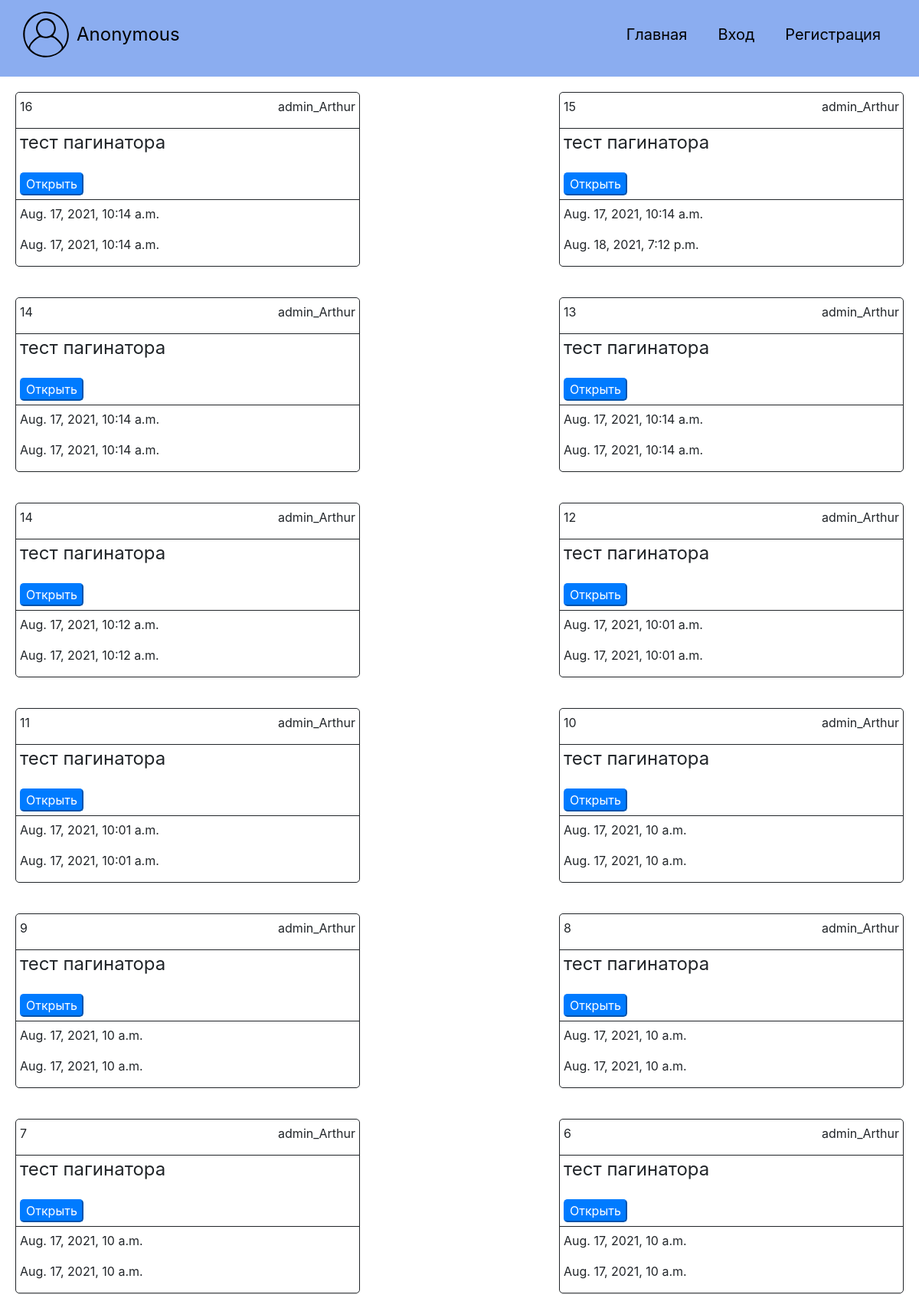
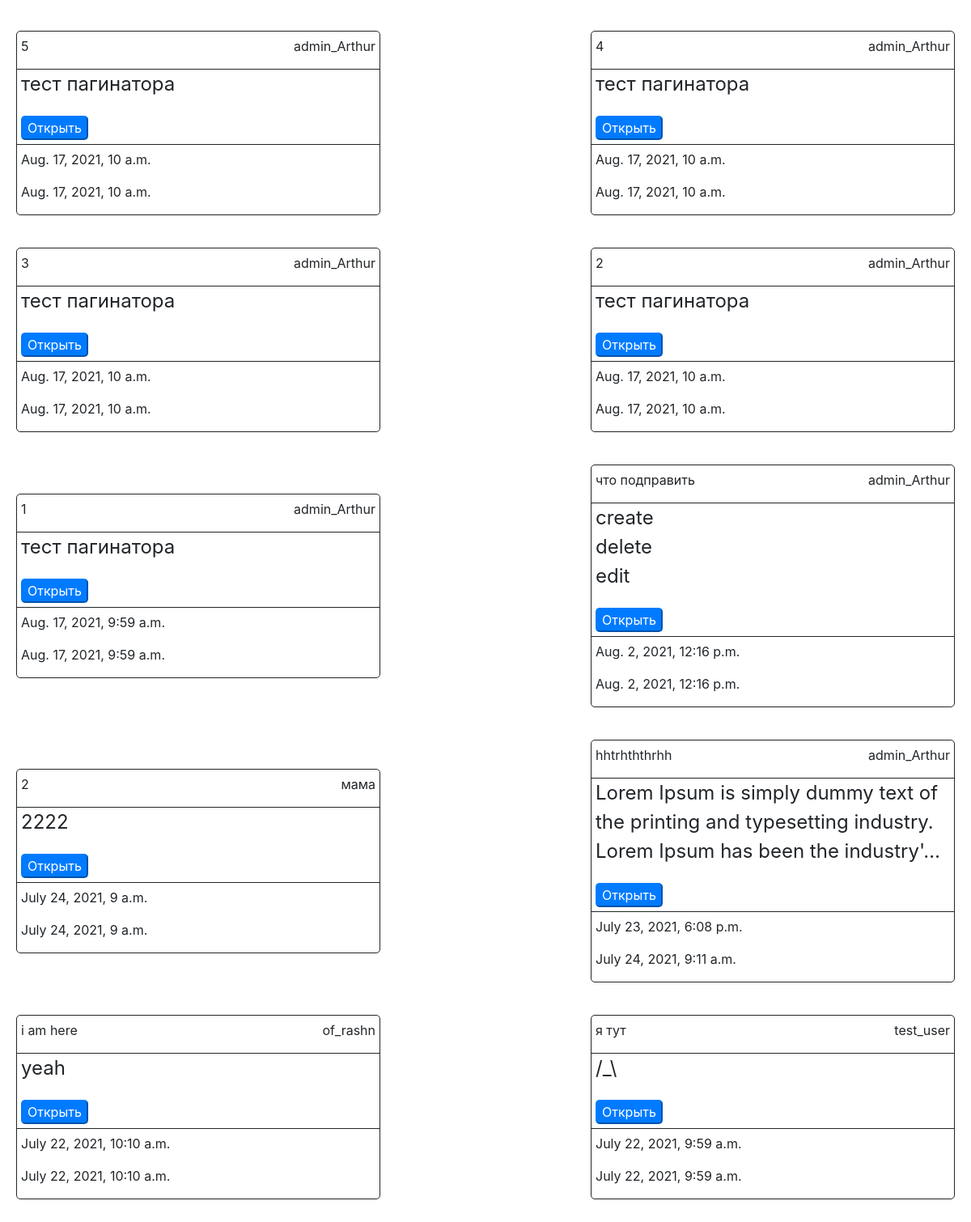
Screenshot of /public/ with the database file from the repository (2 pictures, top to bottom).
### note_system/models.py (models this page shows, shortened)
class Note(models.Model):
    theme = models.CharField(max_length=40, blank='False')
    text = models.TextField()
    username = models.ForeignKey(User, on_delete=models.CASCADE, related_name='notes', null=True, verbose_name='username')
    is_public = models.BooleanField()
    created_at = models.DateTimeField(auto_now_add=True)
    modified_at = models.DateTimeField(auto_now=True)

### accounts/models.py (models this page shows)
class User(AbstractUser):
    email = models.EmailField(_('email address'), unique=True)

### note_system/views.py (the view)
# urls.py: path('public/', public_view, name='public'),
def public_view(request):
    context = {
        'notes': Note.objects.order_by('-created_at').filter(is_public=True),
    }
    return render(request, "note_system/note_pages/public_notes.html", context=context)

### note_system/templates/note_system/note_pages/public_notes.html (shortened to what this page needs)
{% extends 'base.html' %}
{% load static %}
{% block main %}
    <div class="main">
        {% for section in notes %}
            {% url 'note' section.id as link %}
            {% include 'note_system/note_sections/note_section.html' with theme=section.theme username=section.username text=section.text created_at=section.created_at modified_at=section.modified_at %}
        {% endfor %}
        <div class="container-xl">
        </div>
        <div class="container-xl">
        </div>
    </div>
{% endblock %}

### note_system/templates/note_system/note_sections/note_section.html
        <div class="container-xl">
            <div class="main__card-1">
               <div class="main__card__top">
                   <div class="main__card__top__text">
                        <p>{{ theme|default:'Без названия'|truncatechars:30 }}</p>
                        <p>{{ username }}</p>
                    </div>
                </div>
                <p class="main__card__text">{{ text|linebreaksbr|truncatechars:115 }}</p>
                <a href={{ link }}><button type="button" class="main__card__button btn-primary">Открыть</button></a>
                 <div class="main__card__bottom">
                    <p>{{ created_at }}</p>
                    <p>{{ modified_at }}</p>
                </div>
            </div>
        </div>

### static/css/style.css (style rules this page uses)
body { min-height: 100vh; text-decoration:none; }
.main { display: flex; margin: auto; justify-content: space-between; flex-wrap: wrap; align-items: center; max-width: 1500px; }
.main__card-1 { margin: 20px; min-height: fit-content; width: 450px; border-style: solid; border-width: 1px; border-radius: 5px; }
.main__card__top { height: fit-content; width: 100%; border-bottom-style:solid; border-bottom-width: 1px; }
.main__card__top__text { margin-top: 6px; margin-left: 5px; margin-right: 5px; display: flex; justify-content: space-between; align-items: center; }
.main__card__text { width: 449px; overflow-wrap: break-word; margin-left: 5px; font-size: 24px; }
.main__card__button { border-radius: 5px; margin: 5px }
.main__card__bottom { border-top-style: solid; border-top-width: 1px; max-height: fit-content; }
.main__card__bottom > p { margin-top: 6px; margin-left: 5px; max-height: fit-content; }

### rows the page displays
Note: theme "16", text "тест пагинатора", created_at "Aug. 17, 2021, 10:14 a.m.", modified_at "Aug. 17, 2021, 10:14 a.m."
User: username "admin_Arthur"
Note: theme "15", text "тест пагинатора", created_at "Aug. 17, 2021, 10:14 a.m.", modified_at "Aug. 18, 2021, 7:12 p.m."
Note: theme "14", text "тест пагинатора", created_at "Aug. 17, 2021, 10:14 a.m.", modified_at "Aug. 17, 2021, 10:14 a.m."
Note: theme "13", text "тест пагинатора", created_at "Aug. 17, 2021, 10:14 a.m.", modified_at "Aug. 17, 2021, 10:14 a.m."
Note: theme "14", text "тест пагинатора", created_at "Aug. 17, 2021, 10:12 a.m.", modified_at "Aug. 17, 2021, 10:12 a.m."
Note: theme "12", text "тест пагинатора", created_at "Aug. 17, 2021, 10:01 a.m.", modified_at "Aug. 17, 2021, 10:01 a.m."
Note: theme "11", text "тест пагинатора", created_at "Aug. 17, 2021, 10:01 a.m.", modified_at "Aug. 17, 2021, 10:01 a.m."
Note: theme "10", text "тест пагинатора", created_at "Aug. 17, 2021, 10 a.m.", modified_at "Aug. 17, 2021, 10 a.m."
Note: theme "9", text "тест пагинатора", created_at "Aug. 17, 2021, 10 a.m.", modified_at "Aug. 17, 2021, 10 a.m."
Note: theme "8", text "тест пагинатора", created_at "Aug. 17, 2021, 10 a.m.", modified_at "Aug. 17, 2021, 10 a.m."
Note: theme "7", text "тест пагинатора", created_at "Aug. 17, 2021, 10 a.m.", modified_at "Aug. 17, 2021, 10 a.m."
Note: theme "6", text "тест пагинатора", created_at "Aug. 17, 2021, 10 a.m.", modified_at "Aug. 17, 2021, 10 a.m."
Note: theme "5", text "тест пагинатора", created_at "Aug. 17, 2021, 10 a.m.", modified_at "Aug. 17, 2021, 10 a.m."
Note: theme "4", text "тест пагинатора", created_at "Aug. 17, 2021, 10 a.m.", modified_at "Aug. 17, 2021, 10 a.m."
Note: theme "3", text "тест пагинатора", created_at "Aug. 17, 2021, 10 a.m.", modified_at "Aug. 17, 2021, 10 a.m."
Note: theme "2", text "тест пагинатора", created_at "Aug. 17, 2021, 10 a.m.", modified_at "Aug. 17, 2021, 10 a.m."
Note: theme "1", text "тест пагинатора", created_at "Aug. 17, 2021, 9:59 a.m.", modified_at "Aug. 17, 2021, 9:59 a.m."
Note: theme "что подправить", text "create delete edit", created_at "Aug. 2, 2021, 12:16 p.m.", modified_at "Aug. 2, 2021, 12:16 p.m."
Note: theme "2", text "2222", created_at "July 24, 2021, 9 a.m.", modified_at "July 24, 2021, 9 a.m."
User: username "мама"
Note: theme "hhtrhththrhh", text "Lorem Ipsum is simply dummy text of the printing and typesetting industry. Lorem Ipsum has been the industry'…", created_at "July 23, 2021, 6:08 p.m.", modified_at "July 24, 2021, 9:11 a.m."
Note: theme "i am here", text "yeah", created_at "July 22, 2021, 10:10 a.m.", modified_at "July 22, 2021, 10:10 a.m."
User: username "of_rashn"
Note: theme "я тут", text "/_\\", created_at "July 22, 2021, 9:59 a.m.", modified_at "July 22, 2021, 9:59 a.m."
User: username "test_user"

### other values shown
{{ user.username|default:'Anonymous' }} "Anonymous"
